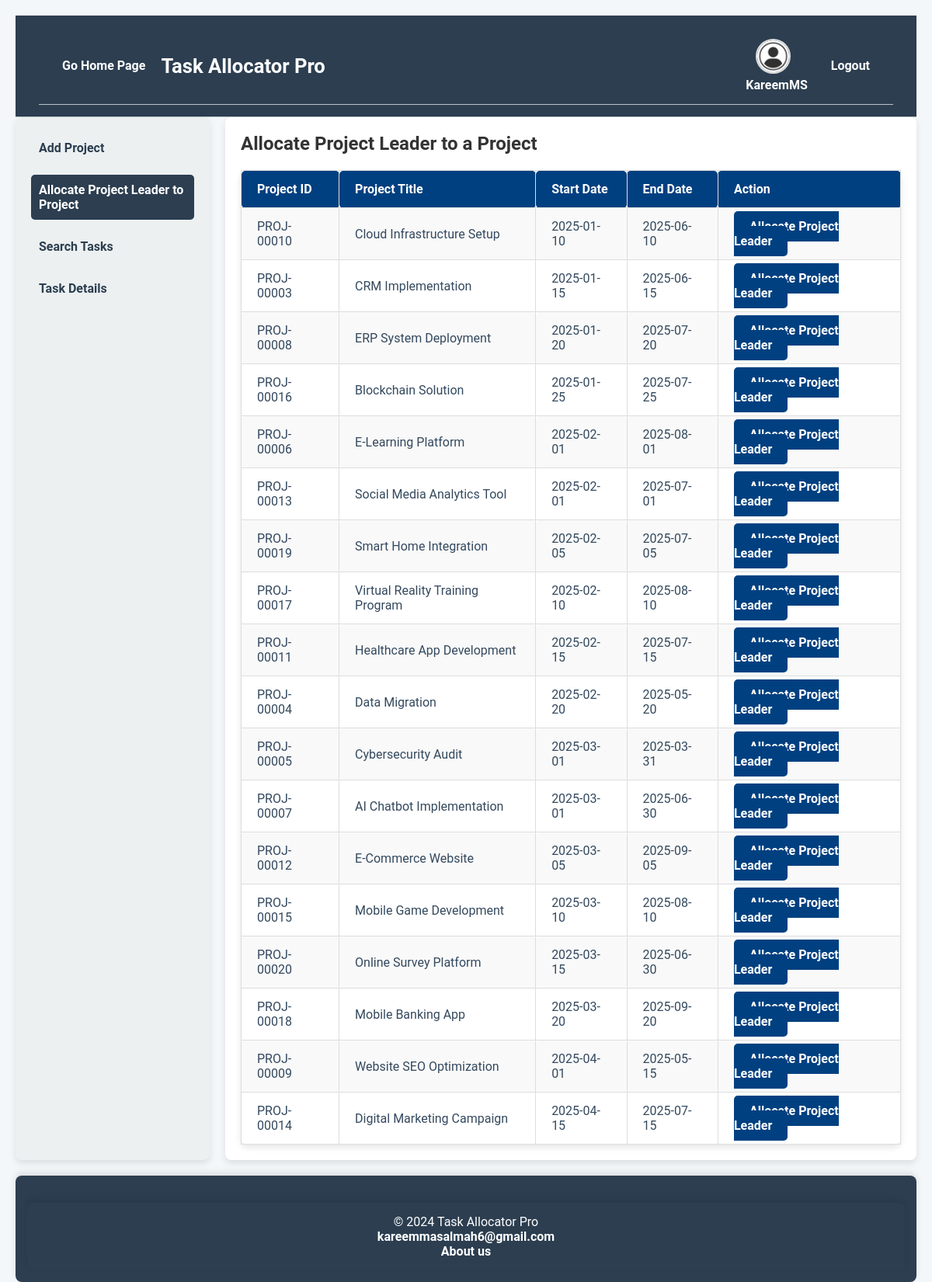
Page /allocateLeader.php (signed in) on the committed database.
### tables this page shows
CREATE TABLE `projects` (
  `id` int NOT NULL,
  `project_id` varchar(20) NOT NULL,
  `title` varchar(255) NOT NULL,
  `description` text NOT NULL,
  `customer_name` varchar(255) NOT NULL,
  `budget` decimal(15,2) NOT NULL,
  `start_date` date NOT NULL,
  `end_date` date NOT NULL,
  `created_at` timestamp NULL DEFAULT CURRENT_TIMESTAMP,
  `updated_at` timestamp NULL DEFAULT CURRENT_TIMESTAMP ON UPDATE CURRENT_TIMESTAMP,
  `project_leader` bigint DEFAULT NULL
);

### allocateLeader.php (the view, shortened to what this page needs)
<?php
require 'db.inc.php';
$projects = $pdo->query("SELECT project_id, title, start_date, end_date FROM projects WHERE project_leader is null ORDER BY start_date")->fetchAll(PDO::FETCH_ASSOC);
?>
<!DOCTYPE html>
<html lang="en">
<head>
    <link rel="stylesheet" href="./styles.css">
</head>
<body>
    <header class="header">
        <?php include './header.php'; ?>
    </header>
    <nav class="nav">
        <a href="./addProject.php">Add Project</a>
        <a href="./allocateLeader.php" id="selected">Allocate Project Leader to Project</a>
        <a href="./search.php">Search Tasks</a>
        <a href="./taskDetails.php">Task Details</a>
    </nav>
    <main class="main">
        <h2>Allocate Project Leader to a Project</h2>
        <table>
            <tr>
                <th>Project ID</th>
                <th>Project Title</th>
                <th>Start Date</th>
                <th>End Date</th>
                <th>Action</th>
            </tr>
            <?php foreach ($projects as $project): ?>
                <tr>
                    <td><?= $project['project_id'] ?></td>
                    <td><?= $project['title'] ?></td>
                    <td><?= $project['start_date'] ?></td>
                    <td><?= $project['end_date'] ?></td>
                    <td><a href="./allocateLeaderStep2.php?project_id=<?= $project['project_id'] ?>" class="allocate_leader">
                            Allocate Project Leader
                        </a></td>
                </tr>
            <?php endforeach; ?>
        </table>
    </main>
    <footer class="footer">
    </footer>
</body>
</html>

### header.php (shortened to what this page needs)
<?php
$user = isset($_SESSION['user']) ? $_SESSION['user'] : null;
?>
<!DOCTYPE html>
<html lang="en">
<head>
  <link rel="stylesheet" href="./header.css">
</head>
<body>
  <header>
    <section class="header-content">
      <section class="nav-links">
        <a href="https://web1220535.studentprojects.ritaj.ps/" target="_blank">Go Home Page</a>
        <h1>Task Allocator Pro</h1>
      </section>
      <section class="user-auth">
        <section class="user-profile">
          <?php if ($user): ?>
            <a href="./profile.php" class="profile-link" target="_blank">
              <img src="./user.jpg" alt="User Photo" class="user-photo">
              <p class="user-name"><?php echo $user['username']; ?></p>
            </a>
          <?php endif; ?>
        </section>
        <section class="auth-links">
          <?php if ($user): ?>
            <a href="./logout.php" class="auth-link">Logout</a>
          <?php endif; ?>
        </section>
      </section>
    </section>
  </header>
</body>
</html>

### styles.css (style rules this page uses)
* { margin: 0; padding: 0; box-sizing: border-box; }
body { font-family: "Roboto", sans-serif; background-color: #f4f7fa; color: #333; display: grid; grid-template-areas: "header header" "nav main" "footer footer"; grid-template-rows: auto 1fr auto; grid-template-columns: 250px 1fr; height: 100vh; padding: 20px; }
header { grid-column: span 2; background-color: #004080; color: white; text-align: center; padding: 20px; font-size: 1.5rem; }
header a { color: white; text-decoration: none; }
nav { grid-area: nav; background-color: #ecf0f1; padding: 20px; display: flex; flex-direction: column; align-items: flex-start; border-radius: 8px; box-shadow: 0px 4px 8px rgba(0, 0, 0, 0.1); }
nav a { display: block; color: #2c3e50; text-decoration: none; font-weight: 600; margin-bottom: 15px; padding: 10px; border-radius: 5px; transition: background-color 0.3s ease; }
nav a#selected { background-color: #2c3e50; color: white; }
main { grid-area: main; background-color: #fff; padding: 20px; border-radius: 8px; box-shadow: 0px 4px 8px rgba(0, 0, 0, 0.1); margin-left: 20px; }
table { width: 100%; border-collapse: collapse; margin-top: 20px; background-color: #fff; border-radius: 8px; box-shadow: 0px 4px 8px rgba(0, 0, 0, 0.1); }
th, td { padding: 14px 20px; text-align: left; border: 1px solid #ddd; border-radius: 5px; }
th { background-color: #004080; color: white; font-weight: bold; }
td { color: #34495e; }
tr:nth-child(even) { background-color: #f9f9f9; }
.allocate_leader { background-color: #004080; color: white; border: none; border-radius: 5px; padding: 10px 20px; cursor: pointer; font-weight: bold; transition: background-color 0.3s ease; text-decoration: none; }
table a { color: #004080; font-weight: bold; text-decoration: none; }
footer { grid-column: span 2; background-color: #004080; color: white; text-align: center; padding: 15px; }
footer a { color: white; text-decoration: none; }
footer { grid-area: footer; background-color: #2c3e50; color: white; text-align: center; padding: 15px; margin-top: 20px; border-radius: 8px; box-shadow: 0px -4px 8px rgba(0, 0, 0, 0.1); }
footer a { color: white; text-decoration: none; font-weight: bold; padding: 5px 10px; }

### header.css (style rules this page uses)
header { display: flex; justify-content: center; align-items: center; padding: 15px 30px; background-color: #2c3e50; color: white; font-size: 1.2rem; border-bottom: 1px solid #bdc3c7; width: 100%; }
.header-content { display: flex; justify-content: space-between; align-items: center; width: 100%; max-width: 1200px; }
.nav-links { display: flex; align-items: center; }
.nav-links a { margin-right: 20px; font-weight: 600; font-size: 1rem; transition: color 0.3s ease; }
.nav-links h1 { font-size: 1.6rem; font-weight: bold; }
.user-auth { display: flex; align-items: center; }
.user-profile { display: flex; align-items: center; margin-right: 15px; }
.user-photo { width: 45px; height: 45px; border-radius: 50%; margin-right: 10px; border: 2px solid #ddd; }
.user-name { font-size: 1rem; font-weight: 600; color: #fff; }
.auth-links { display: flex; align-items: center; }
.auth-links a { margin-left: 15px; font-size: 1rem; font-weight: 600; color: #fff; transition: color 0.3s ease; }

### footer.css (style rules this page uses)
footer a { color: white; text-decoration: none; }

### header.php (style rules this page uses)
header { display: flex; justify-content: center; align-items: center; padding: 15px 30px; background-color: #2C3E50; color: white; font-size: 1.2rem; border-bottom: 1px solid #BDC3C7; width: 100%; }
.header-content { display: flex; justify-content: space-between; align-items: center; width: 100%; max-width: 1200px; }
.nav-links { display: flex; align-items: center; }
.nav-links a { margin-right: 20px; font-weight: 600; font-size: 1rem; transition: color 0.3s ease; }
.nav-links h1 { font-size: 1.6rem; font-weight: bold; }
.user-auth { display: flex; align-items: center; }
.user-profile { display: flex; align-items: center; margin-right: 15px; }
.user-photo { width: 45px; height: 45px; border-radius: 50%; margin-right: 10px; border: 2px solid #ddd; }
.user-name { font-size: 1rem; font-weight: 600; color: #fff; }
.auth-links { display: flex; align-items: center; }
.auth-links a { margin-left: 15px; font-size: 1rem; font-weight: 600; color: #fff; transition: color 0.3s ease; }

### rows in the picture
projects: project "PROJ-00010", title "Cloud Infrastructure Setup", start_date "2025-01-10", end_date "2025-06-10"
projects: project "PROJ-00003", title "CRM Implementation", start_date "2025-01-15", end_date "2025-06-15"
projects: project "PROJ-00008", title "ERP System Deployment", start_date "2025-01-20", end_date "2025-07-20"
projects: project "PROJ-00016", title "Blockchain Solution", start_date "2025-01-25", end_date "2025-07-25"
projects: project "PROJ-00006", title "E-Learning Platform", start_date "2025-02-01", end_date "2025-08-01"
projects: project "PROJ-00013", title "Social Media Analytics Tool", start_date "2025-02-01", end_date "2025-07-01"
projects: project "PROJ-00019", title "Smart Home Integration", start_date "2025-02-05", end_date "2025-07-05"
projects: project "PROJ-00017", title "Virtual Reality Training Program", start_date "2025-02-10", end_date "2025-08-10"
projects: project "PROJ-00011", title "Healthcare App Development", start_date "2025-02-15", end_date "2025-07-15"
projects: project "PROJ-00004", title "Data Migration", start_date "2025-02-20", end_date "2025-05-20"
projects: project "PROJ-00005", title "Cybersecurity Audit", start_date "2025-03-01", end_date "2025-03-31"
projects: project "PROJ-00007", title "AI Chatbot Implementation", start_date "2025-03-01", end_date "2025-06-30"
projects: project "PROJ-00012", title "E-Commerce Website", start_date "2025-03-05", end_date "2025-09-05"
projects: project "PROJ-00015", title "Mobile Game Development", start_date "2025-03-10", end_date "2025-08-10"
projects: project "PROJ-00020", title "Online Survey Platform", start_date "2025-03-15", end_date "2025-06-30"
projects: project "PROJ-00018", title "Mobile Banking App", start_date "2025-03-20", end_date "2025-09-20"
projects: project "PROJ-00009", title "Website SEO Optimization", start_date "2025-04-01", end_date "2025-05-15"
projects: project "PROJ-00014", title "Digital Marketing Campaign", start_date "2025-04-15", end_date "2025-07-15"

### other values in the picture
$user['username'] "KareemMS"
